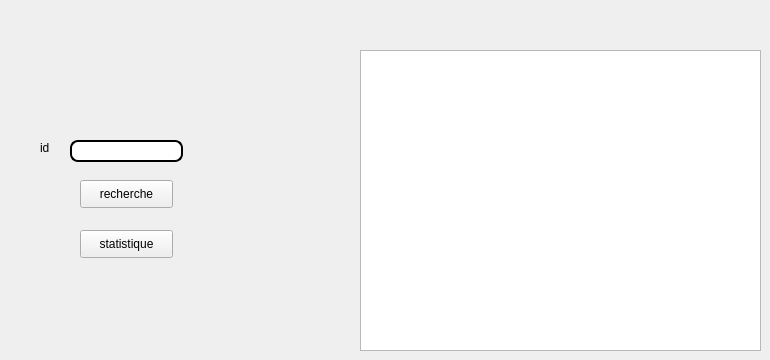
      <widget class="QWidget" name="tab_21">
       <attribute name="title">
        <string>statistiques</string>
       </attribute>
       <widget class="QTableView" name="tab_rech">
        <property name="geometry">
         <rect>
          <x>360</x>
          <y>50</y>
          <width>401</width>
          <height>301</height>
         </rect>
        </property>
       </widget>
       <widget class="QLineEdit" name="le_id_rech">
        <property name="geometry">
         <rect>
          <x>70</x>
          <y>140</y>
          <width>113</width>
          <height>22</height>
         </rect>
        </property>
        <property name="styleSheet">
         <string notr="true">QLineEdit {
padding: 1px;
border-style: solid;
border: 2px solid gray;
border-radius: 8px;
background-color: rgb(255, 255, 255);
border:2px solid #000;
}</string>
        </property>
       </widget>
       <widget class="QLabel" name="label_75">
        <property name="geometry">
         <rect>
          <x>40</x>
          <y>140</y>
          <width>56</width>
          <height>16</height>
         </rect>
        </property>
        <property name="text">
         <string>id</string>
        </property>
       </widget>
       <widget class="QPushButton" name="rechercheremploye">
        <property name="geometry">
         <rect>
          <x>80</x>
          <y>180</y>
          <width>93</width>
          <height>28</height>
         </rect>
        </property>
        <property name="styleSheet">
         <string notr="true">QPushButton
{
    color: #b1b1b1;
    background-color: QLinearGradient( x1: 0, y1: 0, x2: 0, y2: 1, stop: 0 #565656, stop: 0.1 #525252, stop: 0.5 #4e4e4e, stop: 0.9 #4a4a4a, stop: 1 #464646);
    border-width: 1px;
    border-color: #1e1e1e;
    border-style: solid;
    border-radius: 6;
    padding: 3px;
    font-size: 12px;
    padding-left: 5px;
    padding-right: 5px;
}

QPushButton:pressed
{
    background-color: QLinearGradient( x1: 0, y1: 0, x2: 0, y2: 1, stop: 0 #2d2d2d, stop: 0.1 #2b2b2b, stop: 0.5 #292929, stop: 0.9 #282828, stop: 1 #252525);
}color: rgb(255, 255, 255);
background-color:  QLinearGradient(x1: 0, y1: 0, x2: 0, y2: 1, stop: 0#8D9AAE, stop: 1 #8D9AAE);
 border-radius: 10;</string>
        </property>
        <property name="text">
         <string>recherche</string>
        </property>
       </widget>
       <widget class="QPushButton" name="stataziz">
        <property name="geometry">
         <rect>
          <x>80</x>
          <y>230</y>
          <width>93</width>
          <height>28</height>
         </rect>
        </property>
        <property name="styleSheet">
         <string notr="true">QPushButton
{
    color: #b1b1b1;
    background-color: QLinearGradient( x1: 0, y1: 0, x2: 0, y2: 1, stop: 0 #565656, stop: 0.1 #525252, stop: 0.5 #4e4e4e, stop: 0.9 #4a4a4a, stop: 1 #464646);
    border-width: 1px;
    border-color: #1e1e1e;
    border-style: solid;
    border-radius: 6;
    padding: 3px;
    font-size: 12px;
    padding-left: 5px;
    padding-right: 5px;
}

QPushButton:pressed
{
    background-color: QLinearGradient( x1: 0, y1: 0, x2: 0, y2: 1, stop: 0 #2d2d2d, stop: 0.1 #2b2b2b, stop: 0.5 #292929, stop: 0.9 #282828, stop: 1 #252525);
}color: rgb(255, 255, 255);
background-color:  QLinearGradient(x1: 0, y1: 0, x2: 0, y2: 1, stop: 0#8D9AAE, stop: 1 #8D9AAE);
 border-radius: 10;</string>
        </property>
        <property name="text">
         <string>statistique</string>
        </property>
       </widget>
      </widget>
